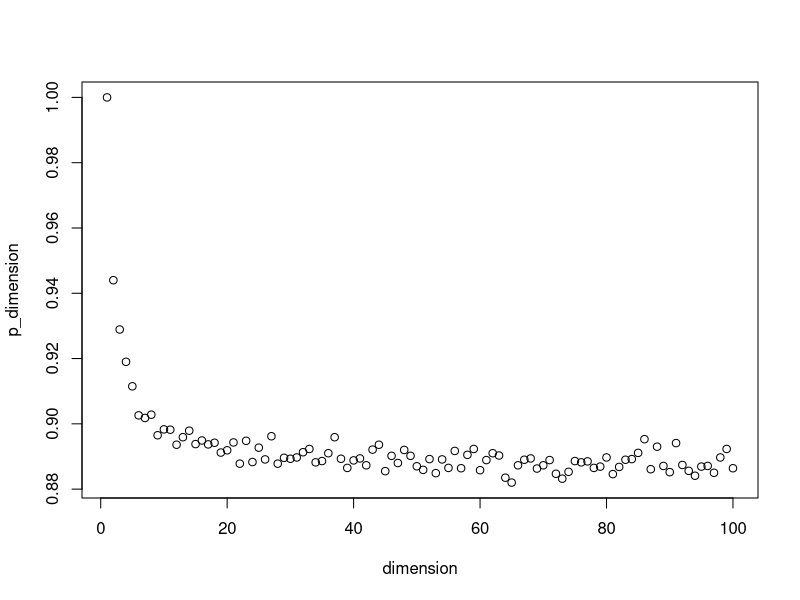

Write the R code that produced this figure.
## ---- chunk 1
set.seed(2023)

experiment_reps <- 10000
f_l1 <- function(x) { sum(abs(x)) }
f_l2 <- function(x) { sqrt(sum(x^2)) }  # sqrt() doesn't affect order, so could leave it out.

estimate_p_n <- function(dimension) {  # noisy empirical estimate
  # define our experiment
  experiment <- function(ignored_argument) { 
    s1 <- rnorm(dimension)
    s2 <- rnorm(dimension)
    # abs(f_l2(s1) - f_l2(s2)) <= 1   # this converges to a constant, completing the proof
    (f_l1(s1) > f_l1(s2)) == (f_l2(s1) > f_l2(s2))  # value to return
  }
  
  # run our experiment many times, collecting results
  vec <- vapply(seq(experiment_reps), experiment, logical(1))
  
  # compute empirical estimate of p_dimension
  mean(vec)
}
## ---- chunk 2
estimate_p_n(100)
## ---- chunk 3
estimate_p_n(101)
## ---- chunk 4
d <- data.frame(
  dimension = seq(100)
)
d$p_dimension <- vapply(d$dimension, estimate_p_n, numeric(1))
## ---- chunk 5
plot(d)
